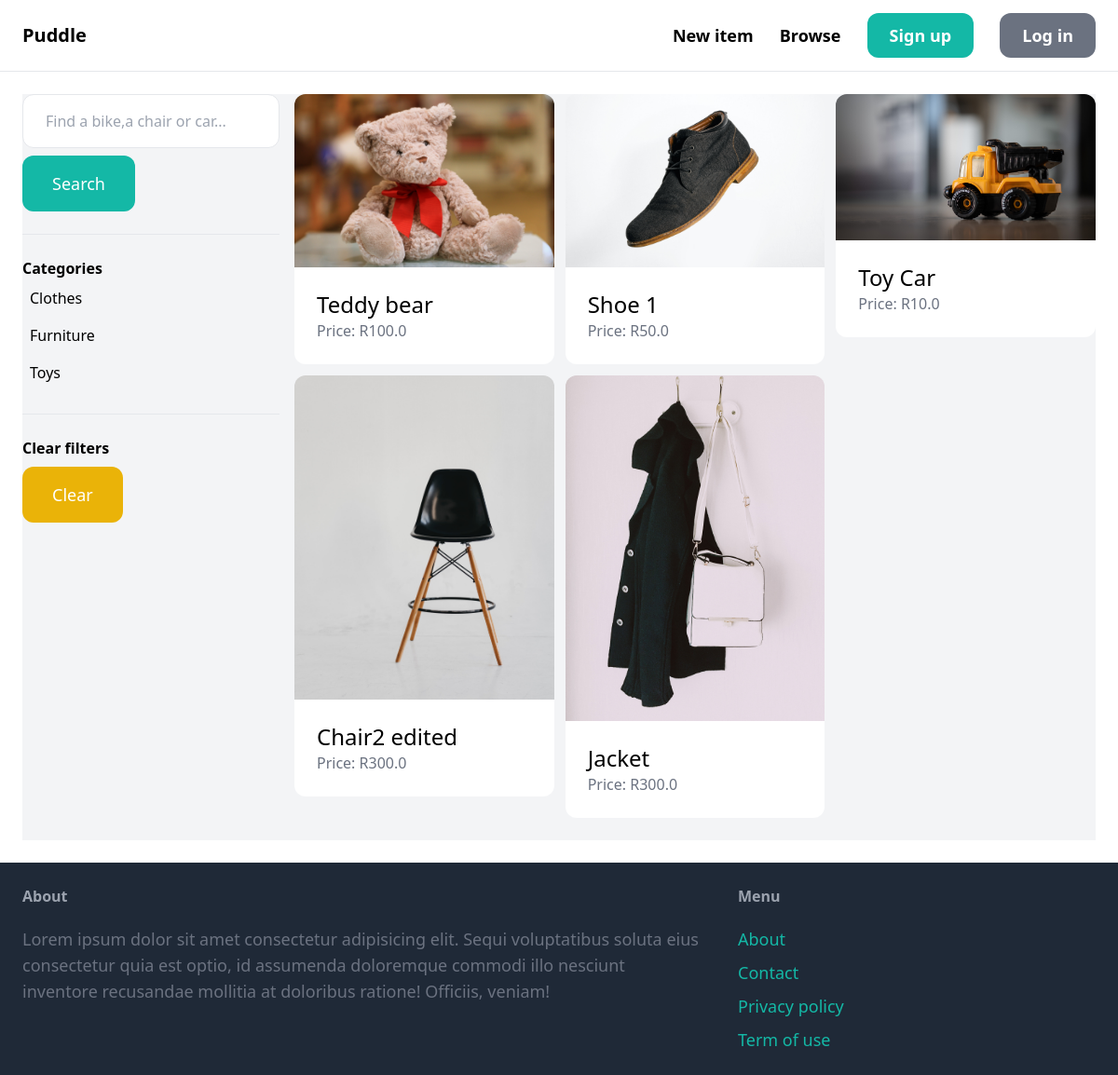
Page /items/ on the earlier database version.
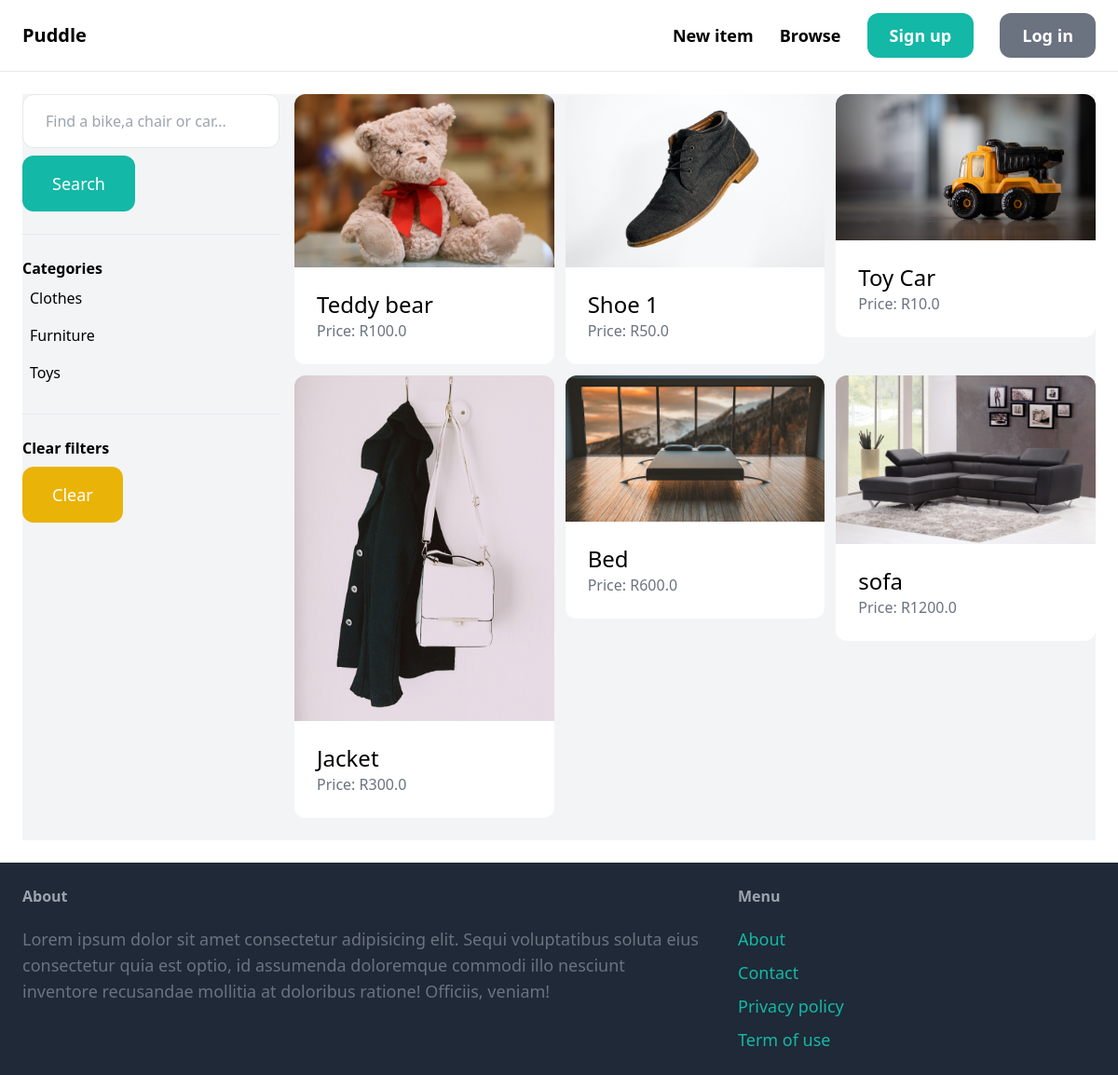
Same page on the later database version.
### item/models.py (models this page shows, shortened)
class Category(models.Model):
    name = models.CharField(max_length=255)
    class Meta:
        ordering = ('name',)
        verbose_name_plural = 'Categories'

class Item (models.Model):
    category = models.ForeignKey(
        Category, related_name='items', on_delete=models.CASCADE)
    name = models.CharField(max_length=255)
    description = models.TextField(blank=True, null=True)
    image = models.ImageField(upload_to='item_images', blank=True, null=True)
    price = models.FloatField()
    is_sold = models.BooleanField(default=False)
    created_by = models.ForeignKey(
        User, related_name='items', on_delete=models.CASCADE)
    created_at = models.DateTimeField(auto_now_add=True)

### item/views.py (the view)
# urls.py: path('',views.items,name='items'),
def items(request):
    query = request.GET.get('query','')
    items = Item.objects.filter(is_sold =False)
    categories = Category.objects.all()
    category_id = request.GET.get('category',0)
    if category_id:
        items = items.filter(category_id = category_id)
    if query:
        items = items.filter(Q(name__icontains=query)|Q(description__icontains = query))
    return render (request,'item/items.html',{
        'items': items,
        'query':query,
        'categories':categories,
        'category_id':int(category_id)
    })

### item/templates/item/items.html (shortened to what this page needs)
{% extends 'core/base.html' %}
{% block content %}
<div class="pb-6 grid grid-cols-4 gap-4 bg-gray-100">
    <div class="col-span-1">
        <form action="{% url 'item:items' %}" method="GET">
            <input  name= "query" type="text" placeholder="Find a bike,a chair or car..." class="w-full py-4 px-6 border rounded-xl" value="{{query}}">
            <button class="mt-2 py-4 px-8 text-lg bg-teal-500 text-white rounded-xl">Search</button>
        </form>
        <hr class="my-6">
        <p class="font-semibold">Categories</p>
        <ul>
            {% for category in categories %}
                <li class="py-2 px-2 rounded-xl {% if category.id == category_id %}bg-gray-200{% endif %}">
                    <a href="{% url 'item:items' %}?query={{query}}&category={{category.id}}">{{category.name}}</a>
                </li>
            {% endfor %}
        </ul>
         <hr class="my-6">
        <p class="font-semibold">Clear filters</p>
        <ul>
            <li><a href="{% url 'item:items' %}"class="mt-2 py-4 px-8 inline-block bg-yellow-500 text-lg rounded-xl text-white">Clear</a></li>
        </ul>
    </div>
    <div class="col-span-3">
    <div class="grid grid-cols-3 gap-3">
    {% for item in items %}
    <div>
      <a href="{% url 'item:detail' item.id %}">
        <div>
          <img src="{{ item.image.url }}" class="rounded-t-xl" alt="" />
        </div>
        <div class="p-6 bg-white rounded-b-xl">
          <h2 class="text-2xl">{{item.name}}</h2>
          <p class="text-gray-500">Price: R{{item.price}}</p>
        </div>
      </a>
    </div>
    {% endfor %}
  </div>
</div>
</div>
{% endblock content %}

Differences in the rows shown:
no longer on this page (row edited): Item: image (picture), name "Chair2 edited", price "300.0"
added Item: image (picture), name "Bed", price "600.0"
added Item: image (picture), name "sofa", price "1200.0"
